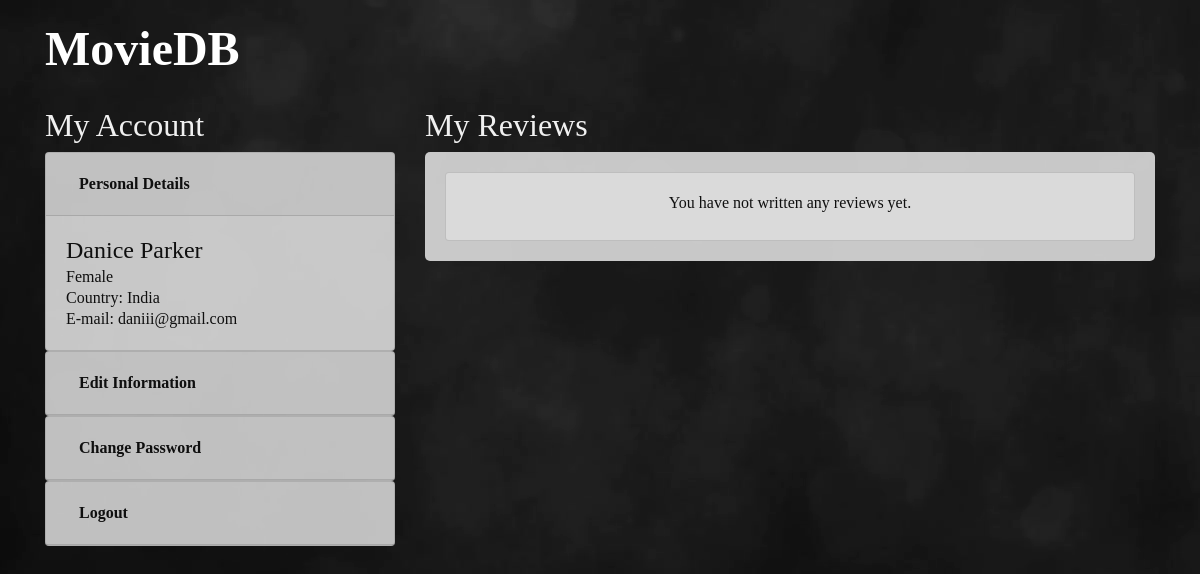
The app's page /account.php (signed in) with its own data.
### tables this page shows
CREATE TABLE `user` (
  `user_id` int(5) unsigned zerofill NOT NULL AUTO_INCREMENT,
  `email` varchar(45) NOT NULL,
  `fname` varchar(45) NOT NULL,
  `lname` varchar(45) NOT NULL,
  `gender` varchar(6) DEFAULT NULL,
  `password` varchar(25) NOT NULL,
  `country` varchar(25) DEFAULT NULL,
  PRIMARY KEY (`user_id`),
  UNIQUE KEY `email_UNIQUE` (`email`)
);

### account.php (the view, shortened to what this page needs)
<?php
	$conn =  new mysqli(DB_SERVER, DB_USERNAME, DB_PASSWORD, DB_DATABASE);
	$user = array();
	$user["user_id"] = $_SESSION["user_id"];
	$userSql = "SELECT * FROM user WHERE user_id = ".$user["user_id"];
	$userResult = mysqli_query($conn, $userSql);
	if($userResult) {
		$row = $userResult->fetch_assoc();
		$user["fname"] = $row["fname"];
		$user["lname"] = $row["lname"];
		$user["gender"] = $row["gender"];
		$user["country"] = $row["country"];
		$user["email"] = $row["email"];
	}
?>
<html>
	<head lang="en">
		<link rel="stylesheet" href="assets/css/bootstrap.min.css">
		<link rel="stylesheet" href="assets/css/open-iconic-bootstrap.min.css">
		<link rel="stylesheet" href="assets/css/account.css" />
	</head>
	<body>
		<div class="">
			<div class="container" id="accountContainer">
				<div class="row" id="siteLogo">
					<h1><a id="siteLogoName" href="index.php">MovieDB</a></h1>
				</div>
				<div class="row">
					<div class="col-md-4">
						<div>
							<h2>My Account</h2>
						</div>
						<div id="accordion">
						  <div class="card">
							<div class="card-header" id="headingOne">
							  <h5 class="mb-0">
								<button class="btn btn-link" data-toggle="collapse" data-target="#personalDetails" aria-expanded="true" aria-controls="personalDetails">
								  Personal Details
								</button>
							  </h5>
							</div>
							<div id="personalDetails" class="collapse show" aria-labelledby="headingOne" data-parent="#accordion">
							  <div class="card-body">
								<h4><?php echo $user["fname"]." ".$user["lname"]; ?></h4>
								<h6><?php echo $user["gender"]; ?></h6>
								<h6>Country: <?php echo $user["country"]; ?></h6>
								<h6>E-mail: <?php echo $user["email"]; ?></h6>
							  </div>
							</div>
						  </div>
						  <div class="card">
							<div class="card-header" id="headingTwo">
							  <h5 class="mb-0">
								<button class="btn btn-link collapsed" data-toggle="collapse" data-target="#editInformation" aria-expanded="false" aria-controls="editInformation">
								  Edit Information
								</button>
							  </h5>
							</div>
						  </div>
						  <div class="card">
							<div class="card-header" id="headingThree">
							  <h5 class="mb-0">
								<button class="btn btn-link collapsed" data-toggle="collapse" data-target="#changePassword" aria-expanded="false" aria-controls="changePassword">
								  Change Password
								</button>
							  </h5>
							</div>
						  </div>
						  <div class="card">
							<div class="card-header" id="logoutHeader">
							  <h5 class="mb-0">
								<button class="btn btn-link" onclick="location.href='logout.php'">
								  Logout
								</button>
							  </h5>
							</div>
						  </div>
						</div>
					</div>
					<div class="col-md-8">
						<div>
							<h2>My Reviews</h2>
						</div>
						<div class="container" id="reviewContainer">
						<?php
						$reviewSql = "SELECT * FROM v_user_reviews WHERE user_id = ".$user["user_id"];
						$reviewResult = mysqli_query($conn, $reviewSql);
						if($reviewResult) {
							if($reviewResult->num_rows === 0) { ?>
							<div class="card">
								<div class="card-body">
									<h6><center>You have not written any reviews yet.</center></h6>
								</div>
							</div>
							<?php }
								 ?>
								<?php
						} ?>
						</div>
					</div>
				</div>
			</div>
		</div>
	</body>
</html>

### assets/css/account.css (style rules this page uses)
body { background-image: url("../images/smokey_background.png"); background-repeat: no-repeat; background-position: left top; background-attachment: fixed; font-family: Calibri; color: #F0F0F0; }
#siteLogo { margin: 20px -15px; }
#siteLogoName { color: #FFFFFF; font-size: 1.2em; margin-left: 15px; }
.card { color: #0F0F0F; background-color: rgba(220.0, 220.0, 220.0, 0.9); }
#accordion { margin-bottom: 30px; }
#accordion h6, #accordion h4 { margin-bottom: 2px; }
#reviewContainer { color: #0F0F0F; background-color: rgba(220.0, 220.0, 220.0, 0.9); border-radius: 5px; padding: 20px; }
.btn-link { color: #0F0F0F; font-weight: bold; }
a { color: #0F0F0F; font-weight: bold; }

### records on screen
user: fname "Danice", lname "Parker", gender "Female", country "India", email "daniii@gmail.com"
